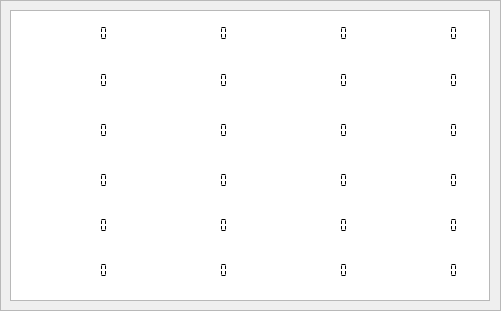
    <widget class="QFrame" name="frame_4">
     <property name="geometry">
      <rect>
       <x>280</x>
       <y>120</y>
       <width>501</width>
       <height>311</height>
      </rect>
     </property>
     <property name="frameShape">
      <enum>QFrame::StyledPanel</enum>
     </property>
     <property name="frameShadow">
      <enum>QFrame::Raised</enum>
     </property>
     <widget class="QTableWidget" name="tableWidget_dy">
      <property name="geometry">
       <rect>
        <x>10</x>
        <y>10</y>
        <width>480</width>
        <height>291</height>
       </rect>
      </property>
      <property name="font">
       <font>
        <family>Andale Mono</family>
        <pointsize>10</pointsize>
        <weight>75</weight>
        <bold>true</bold>
       </font>
      </property>
     </widget>
     <widget class="QLCDNumber" name="lcd_p3_dy_22">
      <property name="geometry">
       <rect>
        <x>190</x>
        <y>260</y>
        <width>41</width>
        <height>20</height>
       </rect>
      </property>
      <property name="autoFillBackground">
       <bool>false</bool>
      </property>
      <property name="styleSheet">
       <string notr="true">background-color: rgb(255, 255, 255);</string>
      </property>
      <property name="frameShape">
       <enum>QFrame::NoFrame</enum>
      </property>
      <property name="frameShadow">
       <enum>QFrame::Raised</enum>
      </property>
      <property name="smallDecimalPoint">
       <bool>false</bool>
      </property>
      <property name="mode">
       <enum>QLCDNumber::Dec</enum>
      </property>
      <property name="segmentStyle">
       <enum>QLCDNumber::Flat</enum>
      </property>
     </widget>
     <widget class="QLCDNumber" name="lcd_p3_dy_3">
      <property name="geometry">
       <rect>
        <x>310</x>
        <y>23</y>
        <width>41</width>
        <height>20</height>
       </rect>
      </property>
      <property name="autoFillBackground">
       <bool>false</bool>
      </property>
      <property name="styleSheet">
       <string notr="true">background-color: rgb(255, 255, 255);</string>
      </property>
      <property name="frameShape">
       <enum>QFrame::NoFrame</enum>
      </property>
      <property name="frameShadow">
       <enum>QFrame::Raised</enum>
      </property>
      <property name="smallDecimalPoint">
       <bool>false</bool>
      </property>
      <property name="mode">
       <enum>QLCDNumber::Dec</enum>
      </property>
      <property name="segmentStyle">
       <enum>QLCDNumber::Flat</enum>
      </property>
     </widget>
     <widget class="QLCDNumber" name="lcd_p3_dy_8">
      <property name="geometry">
       <rect>
        <x>420</x>
        <y>70</y>
        <width>41</width>
        <height>20</height>
       </rect>
      </property>
      <property name="autoFillBackground">
       <bool>false</bool>
      </property>
      <property name="styleSheet">
       <string notr="true">background-color: rgb(255, 255, 255);</string>
      </property>
      <property name="frameShape">
       <enum>QFrame::NoFrame</enum>
      </property>
      <property name="frameShadow">
       <enum>QFrame::Raised</enum>
      </property>
      <property name="smallDecimalPoint">
       <bool>false</bool>
      </property>
      <property name="mode">
       <enum>QLCDNumber::Dec</enum>
      </property>
      <property name="segmentStyle">
       <enum>QLCDNumber::Flat</enum>
      </property>
     </widget>
     <widget class="QLCDNumber" name="lcd_p3_dy_10">
      <property name="geometry">
       <rect>
        <x>190</x>
        <y>120</y>
        <width>41</width>
        <height>20</height>
       </rect>
      </property>
      <property name="autoFillBackground">
       <bool>false</bool>
      </property>
      <property name="styleSheet">
       <string notr="true">background-color: rgb(255, 255, 255);</string>
      </property>
      <property name="frameShape">
       <enum>QFrame::NoFrame</enum>
      </property>
      <property name="frameShadow">
       <enum>QFrame::Raised</enum>
      </property>
      <property name="smallDecimalPoint">
       <bool>false</bool>
      </property>
      <property name="mode">
       <enum>QLCDNumber::Dec</enum>
      </property>
      <property name="segmentStyle">
       <enum>QLCDNumber::Flat</enum>
      </property>
     </widget>
     <widget class="QLCDNumber" name="lcd_p3_dy_6">
      <property name="geometry">
       <rect>
        <x>190</x>
        <y>70</y>
        <width>41</width>
        <height>20</height>
       </rect>
      </property>
      <property name="autoFillBackground">
       <bool>false</bool>
      </property>
      <property name="styleSheet">
       <string notr="true">background-color: rgb(255, 255, 255);</string>
      </property>
      <property name="frameShape">
       <enum>QFrame::NoFrame</enum>
      </property>
      <property name="frameShadow">
       <enum>QFrame::Raised</enum>
      </property>
      <property name="smallDecimalPoint">
       <bool>false</bool>
      </property>
      <property name="mode">
       <enum>QLCDNumber::Dec</enum>
      </property>
      <property name="segmentStyle">
       <enum>QLCDNumber::Flat</enum>
      </property>
     </widget>
     <widget class="QLCDNumber" name="lcd_p3_dy_5">
      <property name="geometry">
       <rect>
        <x>70</x>
        <y>70</y>
        <width>41</width>
        <height>20</height>
       </rect>
      </property>
      <property name="autoFillBackground">
       <bool>false</bool>
      </property>
      <property name="styleSheet">
       <string notr="true">background-color: rgb(255, 255, 255);</string>
      </property>
      <property name="frameShape">
       <enum>QFrame::NoFrame</enum>
      </property>
      <property name="frameShadow">
       <enum>QFrame::Raised</enum>
      </property>
      <property name="smallDecimalPoint">
       <bool>false</bool>
      </property>
      <property name="mode">
       <enum>QLCDNumber::Dec</enum>
      </property>
      <property name="segmentStyle">
       <enum>QLCDNumber::Flat</enum>
      </property>
     </widget>
     <widget class="QLCDNumber" name="lcd_p3_dy_19">
      <property name="geometry">
       <rect>
        <x>310</x>
        <y>215</y>
        <width>41</width>
        <height>20</height>
       </rect>
      </property>
      <property name="autoFillBackground">
       <bool>false</bool>
      </property>
      <property name="styleSheet">
       <string notr="true">background-color: rgb(255, 255, 255);</string>
      </property>
      <property name="frameShape">
       <enum>QFrame::NoFrame</enum>
      </property>
      <property name="frameShadow">
       <enum>QFrame::Raised</enum>
      </property>
      <property name="smallDecimalPoint">
       <bool>false</bool>
      </property>
      <property name="mode">
       <enum>QLCDNumber::Dec</enum>
      </property>
      <property name="segmentStyle">
       <enum>QLCDNumber::Flat</enum>
      </property>
     </widget>
     <widget class="QLCDNumber" name="lcd_p3_dy_14">
      <property name="geometry">
       <rect>
        <x>190</x>
        <y>170</y>
        <width>41</width>
        <height>20</height>
       </rect>
      </property>
      <property name="autoFillBackground">
       <bool>false</bool>
      </property>
      <property name="styleSheet">
       <string notr="true">background-color: rgb(255, 255, 255);</string>
      </property>
      <property name="frameShape">
       <enum>QFrame::NoFrame</enum>
      </property>
      <property name="frameShadow">
       <enum>QFrame::Raised</enum>
      </property>
      <property name="smallDecimalPoint">
       <bool>false</bool>
      </property>
      <property name="mode">
       <enum>QLCDNumber::Dec</enum>
      </property>
      <property name="segmentStyle">
       <enum>QLCDNumber::Flat</enum>
      </property>
     </widget>
     <widget class="QLCDNumber" name="lcd_p3_dy_12">
      <property name="geometry">
       <rect>
        <x>420</x>
        <y>120</y>
        <width>41</width>
        <height>20</height>
       </rect>
      </property>
      <property name="autoFillBackground">
       <bool>false</bool>
      </property>
      <property name="styleSheet">
       <string notr="true">background-color: rgb(255, 255, 255);</string>
      </property>
      <property name="frameShape">
       <enum>QFrame::NoFrame</enum>
      </property>
      <property name="frameShadow">
       <enum>QFrame::Raised</enum>
      </property>
      <property name="smallDecimalPoint">
       <bool>false</bool>
      </property>
      <property name="mode">
       <enum>QLCDNumber::Dec</enum>
      </property>
      <property name="segmentStyle">
       <enum>QLCDNumber::Flat</enum>
      </property>
     </widget>
     <widget class="QLCDNumber" name="lcd_p3_dy_9">
      <property name="geometry">
       <rect>
        <x>70</x>
        <y>120</y>
        <width>41</width>
        <height>20</height>
       </rect>
      </property>
      <property name="autoFillBackground">
       <bool>false</bool>
      </property>
      <property name="styleSheet">
       <string notr="true">background-color: rgb(255, 255, 255);</string>
      </property>
      <property name="frameShape">
       <enum>QFrame::NoFrame</enum>
      </property>
      <property name="frameShadow">
       <enum>QFrame::Raised</enum>
      </property>
      <property name="smallDecimalPoint">
       <bool>false</bool>
      </property>
      <property name="mode">
       <enum>QLCDNumber::Dec</enum>
      </property>
      <property name="segmentStyle">
       <enum>QLCDNumber::Flat</enum>
      </property>
     </widget>
     <widget class="QLCDNumber" name="lcd_p3_dy_11">
      <property name="geometry">
       <rect>
        <x>310</x>
        <y>120</y>
        <width>41</width>
        <height>20</height>
       </rect>
      </property>
      <property name="autoFillBackground">
       <bool>false</bool>
      </property>
      <property name="styleSheet">
       <string notr="true">background-color: rgb(255, 255, 255);</string>
      </property>
      <property name="frameShape">
       <enum>QFrame::NoFrame</enum>
      </property>
      <property name="frameShadow">
       <enum>QFrame::Raised</enum>
      </property>
      <property name="smallDecimalPoint">
       <bool>false</bool>
      </property>
      <property name="mode">
       <enum>QLCDNumber::Dec</enum>
      </property>
      <property name="segmentStyle">
       <enum>QLCDNumber::Flat</enum>
      </property>
     </widget>
     <widget class="QLCDNumber" name="lcd_p3_dy_23">
      <property name="geometry">
       <rect>
        <x>310</x>
        <y>260</y>
        <width>41</width>
        <height>20</height>
       </rect>
      </property>
      <property name="autoFillBackground">
       <bool>false</bool>
      </property>
      <property name="styleSheet">
       <string notr="true">background-color: rgb(255, 255, 255);</string>
      </property>
      <property name="frameShape">
       <enum>QFrame::NoFrame</enum>
      </property>
      <property name="frameShadow">
       <enum>QFrame::Raised</enum>
      </property>
      <property name="smallDecimalPoint">
       <bool>false</bool>
      </property>
      <property name="mode">
       <enum>QLCDNumber::Dec</enum>
      </property>
      <property name="segmentStyle">
       <enum>QLCDNumber::Flat</enum>
      </property>
     </widget>
     <widget class="QLCDNumber" name="lcd_p3_dy_18">
      <property name="geometry">
       <rect>
        <x>190</x>
        <y>215</y>
        <width>41</width>
        <height>20</height>
       </rect>
      </property>
      <property name="autoFillBackground">
       <bool>false</bool>
      </property>
      <property name="styleSheet">
       <string notr="true">background-color: rgb(255, 255, 255);</string>
      </property>
      <property name="frameShape">
       <enum>QFrame::NoFrame</enum>
      </property>
      <property name="frameShadow">
       <enum>QFrame::Raised</enum>
      </property>
      <property name="smallDecimalPoint">
       <bool>false</bool>
      </property>
      <property name="mode">
       <enum>QLCDNumber::Dec</enum>
      </property>
      <property name="segmentStyle">
       <enum>QLCDNumber::Flat</enum>
      </property>
     </widget>
     <widget class="QLCDNumber" name="lcd_p3_dy_1">
      <property name="geometry">
       <rect>
        <x>70</x>
        <y>23</y>
        <width>41</width>
        <height>20</height>
       </rect>
      </property>
      <property name="autoFillBackground">
       <bool>false</bool>
      </property>
      <property name="styleSheet">
       <string notr="true">background-color: rgb(255, 255, 255);</string>
      </property>
      <property name="frameShape">
       <enum>QFrame::NoFrame</enum>
      </property>
      <property name="frameShadow">
       <enum>QFrame::Raised</enum>
      </property>
      <property name="smallDecimalPoint">
       <bool>false</bool>
      </property>
      <property name="mode">
       <enum>QLCDNumber::Dec</enum>
      </property>
      <property name="segmentStyle">
       <enum>QLCDNumber::Flat</enum>
      </property>
     </widget>
     <widget class="QLCDNumber" name="lcd_p3_dy_17">
      <property name="geometry">
       <rect>
        <x>70</x>
        <y>215</y>
        <width>41</width>
        <height>20</height>
       </rect>
      </property>
      <property name="autoFillBackground">
       <bool>false</bool>
      </property>
      <property name="styleSheet">
       <string notr="true">background-color: rgb(255, 255, 255);</string>
      </property>
      <property name="frameShape">
       <enum>QFrame::NoFrame</enum>
      </property>
      <property name="frameShadow">
       <enum>QFrame::Raised</enum>
      </property>
      <property name="smallDecimalPoint">
       <bool>false</bool>
      </property>
      <property name="mode">
       <enum>QLCDNumber::Dec</enum>
      </property>
      <property name="segmentStyle">
       <enum>QLCDNumber::Flat</enum>
      </property>
     </widget>
     <widget class="QLCDNumber" name="lcd_p3_dy_20">
      <property name="geometry">
       <rect>
        <x>420</x>
        <y>215</y>
        <width>41</width>
        <height>20</height>
       </rect>
      </property>
      <property name="autoFillBackground">
       <bool>false</bool>
      </property>
      <property name="styleSheet">
       <string notr="true">background-color: rgb(255, 255, 255);</string>
      </property>
      <property name="frameShape">
       <enum>QFrame::NoFrame</enum>
      </property>
      <property name="frameShadow">
       <enum>QFrame::Raised</enum>
      </property>
      <property name="smallDecimalPoint">
       <bool>false</bool>
      </property>
      <property name="mode">
       <enum>QLCDNumber::Dec</enum>
      </property>
      <property name="segmentStyle">
       <enum>QLCDNumber::Flat</enum>
      </property>
     </widget>
     <widget class="QLCDNumber" name="lcd_p3_dy_21">
      <property name="geometry">
       <rect>
        <x>70</x>
        <y>260</y>
        <width>41</width>
        <height>20</height>
       </rect>
      </property>
      <property name="autoFillBackground">
       <bool>false</bool>
      </property>
      <property name="styleSheet">
       <string notr="true">background-color: rgb(255, 255, 255);</string>
      </property>
      <property name="frameShape">
       <enum>QFrame::NoFrame</enum>
      </property>
      <property name="frameShadow">
       <enum>QFrame::Raised</enum>
      </property>
      <property name="smallDecimalPoint">
       <bool>false</bool>
      </property>
      <property name="mode">
       <enum>QLCDNumber::Dec</enum>
      </property>
      <property name="segmentStyle">
       <enum>QLCDNumber::Flat</enum>
      </property>
     </widget>
     <widget class="QLCDNumber" name="lcd_p3_dy_7">
      <property name="geometry">
       <rect>
        <x>310</x>
        <y>70</y>
        <width>41</width>
        <height>20</height>
       </rect>
      </property>
      <property name="autoFillBackground">
       <bool>false</bool>
      </property>
      <property name="styleSheet">
       <string notr="true">background-color: rgb(255, 255, 255);</string>
      </property>
      <property name="frameShape">
       <enum>QFrame::NoFrame</enum>
      </property>
      <property name="frameShadow">
       <enum>QFrame::Raised</enum>
      </property>
      <property name="smallDecimalPoint">
       <bool>false</bool>
      </property>
      <property name="mode">
       <enum>QLCDNumber::Dec</enum>
      </property>
      <property name="segmentStyle">
       <enum>QLCDNumber::Flat</enum>
      </property>
     </widget>
     <widget class="QLCDNumber" name="lcd_p3_dy_16">
      <property name="geometry">
       <rect>
        <x>420</x>
        <y>170</y>
        <width>41</width>
        <height>20</height>
       </rect>
      </property>
      <property name="autoFillBackground">
       <bool>false</bool>
      </property>
      <property name="styleSheet">
       <string notr="true">background-color: rgb(255, 255, 255);</string>
      </property>
      <property name="frameShape">
       <enum>QFrame::NoFrame</enum>
      </property>
      <property name="frameShadow">
       <enum>QFrame::Raised</enum>
      </property>
      <property name="smallDecimalPoint">
       <bool>false</bool>
      </property>
      <property name="mode">
       <enum>QLCDNumber::Dec</enum>
      </property>
      <property name="segmentStyle">
       <enum>QLCDNumber::Flat</enum>
      </property>
     </widget>
     <widget class="QLCDNumber" name="lcd_p3_dy_4">
      <property name="geometry">
       <rect>
        <x>420</x>
        <y>23</y>
        <width>41</width>
        <height>20</height>
       </rect>
      </property>
      <property name="autoFillBackground">
       <bool>false</bool>
      </property>
      <property name="styleSheet">
       <string notr="true">background-color: rgb(255, 255, 255);</string>
      </property>
      <property name="frameShape">
       <enum>QFrame::NoFrame</enum>
      </property>
      <property name="frameShadow">
       <enum>QFrame::Raised</enum>
      </property>
      <property name="smallDecimalPoint">
       <bool>false</bool>
      </property>
      <property name="mode">
       <enum>QLCDNumber::Dec</enum>
      </property>
      <property name="segmentStyle">
       <enum>QLCDNumber::Flat</enum>
      </property>
     </widget>
     <widget class="QLCDNumber" name="lcd_p3_dy_15">
      <property name="geometry">
       <rect>
        <x>310</x>
        <y>170</y>
        <width>41</width>
        <height>20</height>
       </rect>
      </property>
      <property name="autoFillBackground">
       <bool>false</bool>
      </property>
      <property name="styleSheet">
       <string notr="true">background-color: rgb(255, 255, 255);</string>
      </property>
      <property name="frameShape">
       <enum>QFrame::NoFrame</enum>
      </property>
      <property name="frameShadow">
       <enum>QFrame::Raised</enum>
      </property>
      <property name="smallDecimalPoint">
       <bool>false</bool>
      </property>
      <property name="mode">
       <enum>QLCDNumber::Dec</enum>
      </property>
      <property name="segmentStyle">
       <enum>QLCDNumber::Flat</enum>
      </property>
     </widget>
     <widget class="QLCDNumber" name="lcd_p3_dy_2">
      <property name="geometry">
       <rect>
        <x>190</x>
        <y>23</y>
        <width>41</width>
        <height>20</height>
       </rect>
      </property>
      <property name="autoFillBackground">
       <bool>false</bool>
      </property>
      <property name="styleSheet">
       <string notr="true">background-color: rgb(255, 255, 255);</string>
      </property>
      <property name="frameShape">
       <enum>QFrame::NoFrame</enum>
      </property>
      <property name="frameShadow">
       <enum>QFrame::Raised</enum>
      </property>
      <property name="smallDecimalPoint">
       <bool>false</bool>
      </property>
      <property name="mode">
       <enum>QLCDNumber::Dec</enum>
      </property>
      <property name="segmentStyle">
       <enum>QLCDNumber::Flat</enum>
      </property>
     </widget>
     <widget class="QLCDNumber" name="lcd_p3_dy_24">
      <property name="geometry">
       <rect>
        <x>420</x>
        <y>260</y>
        <width>41</width>
        <height>20</height>
       </rect>
      </property>
      <property name="autoFillBackground">
       <bool>false</bool>
      </property>
      <property name="styleSheet">
       <string notr="true">background-color: rgb(255, 255, 255);</string>
      </property>
      <property name="frameShape">
       <enum>QFrame::NoFrame</enum>
      </property>
      <property name="frameShadow">
       <enum>QFrame::Raised</enum>
      </property>
      <property name="smallDecimalPoint">
       <bool>false</bool>
      </property>
      <property name="mode">
       <enum>QLCDNumber::Dec</enum>
      </property>
      <property name="segmentStyle">
       <enum>QLCDNumber::Flat</enum>
      </property>
     </widget>
     <widget class="QLCDNumber" name="lcd_p3_dy_13">
      <property name="geometry">
       <rect>
        <x>70</x>
        <y>170</y>
        <width>41</width>
        <height>20</height>
       </rect>
      </property>
      <property name="autoFillBackground">
       <bool>false</bool>
      </property>
      <property name="styleSheet">
       <string notr="true">background-color: rgb(255, 255, 255);</string>
      </property>
      <property name="frameShape">
       <enum>QFrame::NoFrame</enum>
      </property>
      <property name="frameShadow">
       <enum>QFrame::Raised</enum>
      </property>
      <property name="smallDecimalPoint">
       <bool>false</bool>
      </property>
      <property name="mode">
       <enum>QLCDNumber::Dec</enum>
      </property>
      <property name="segmentStyle">
       <enum>QLCDNumber::Flat</enum>
      </property>
     </widget>
     <widget class="QLCDNumber" name="lcd_zy_25">
      <property name="geometry">
       <rect>
        <x>-125</x>
        <y>180</y>
        <width>70</width>
        <height>30</height>
       </rect>
      </property>
      <property name="autoFillBackground">
       <bool>false</bool>
      </property>
      <property name="styleSheet">
       <string notr="true">background-color: rgb(255, 255, 255);</string>
      </property>
      <property name="frameShape">
       <enum>QFrame::NoFrame</enum>
      </property>
      <property name="frameShadow">
       <enum>QFrame::Raised</enum>
      </property>
      <property name="smallDecimalPoint">
       <bool>false</bool>
      </property>
      <property name="mode">
       <enum>QLCDNumber::Dec</enum>
      </property>
      <property name="segmentStyle">
       <enum>QLCDNumber::Flat</enum>
      </property>
     </widget>
     <widget class="QLCDNumber" name="lcd_zy_26">
      <property name="geometry">
       <rect>
        <x>-280</x>
        <y>180</y>
        <width>70</width>
        <height>30</height>
       </rect>
      </property>
      <property name="autoFillBackground">
       <bool>false</bool>
      </property>
      <property name="styleSheet">
       <string notr="true">background-color: rgb(255, 255, 255);</string>
      </property>
      <property name="frameShape">
       <enum>QFrame::NoFrame</enum>
      </property>
      <property name="frameShadow">
       <enum>QFrame::Raised</enum>
      </property>
      <property name="smallDecimalPoint">
       <bool>false</bool>
      </property>
      <property name="mode">
       <enum>QLCDNumber::Dec</enum>
      </property>
      <property name="segmentStyle">
       <enum>QLCDNumber::Flat</enum>
      </property>
     </widget>
    </widget>
